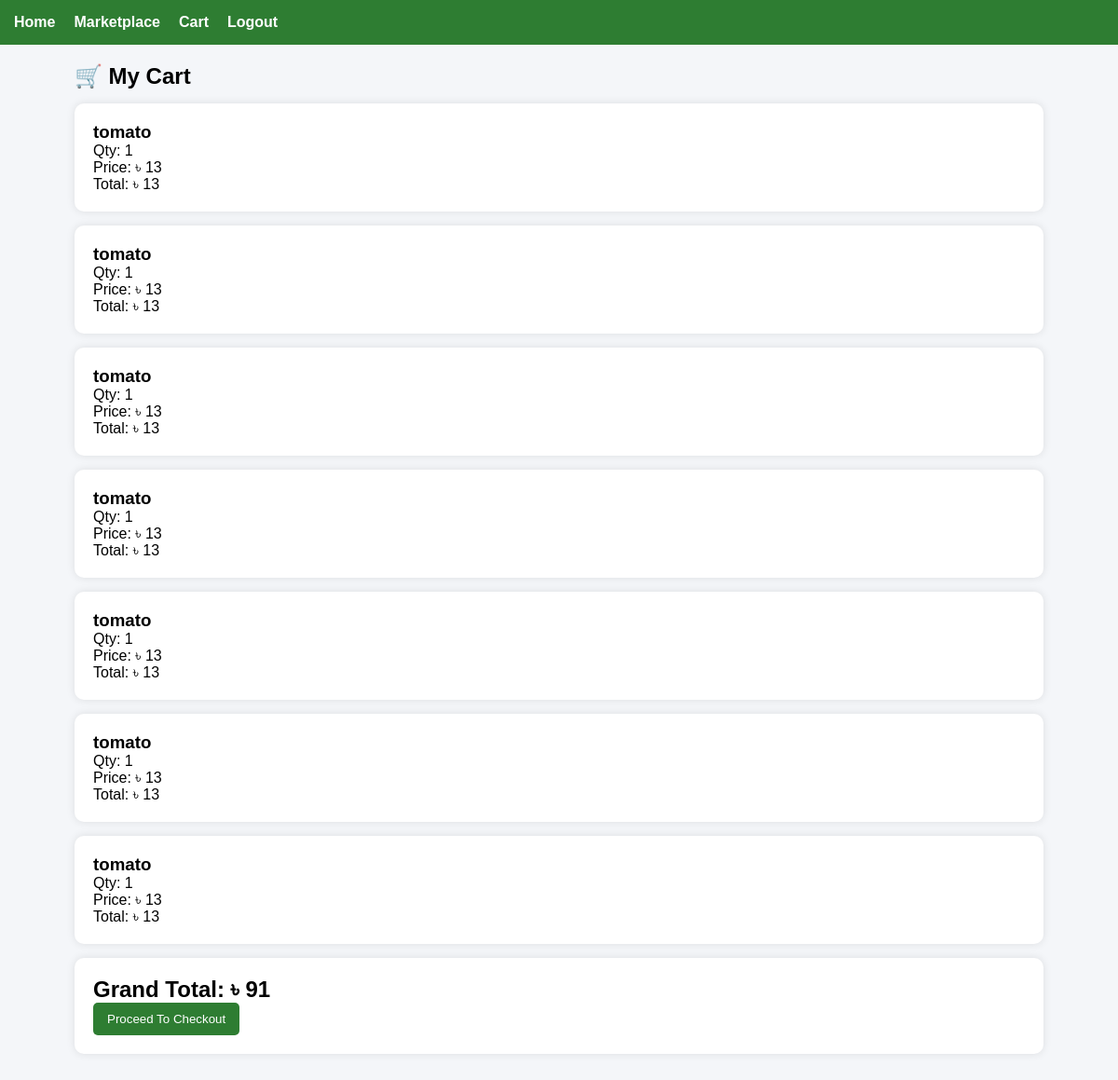
The app's page /cart (signed in) with its own data.
### tables this page shows
CREATE TABLE cart(
        id INTEGER PRIMARY KEY AUTOINCREMENT,
        user_id INTEGER,
        product_id INTEGER,
        qty INTEGER DEFAULT 1
    );

CREATE TABLE products(
        id INTEGER PRIMARY KEY AUTOINCREMENT,
        name TEXT,
        price REAL,
        image TEXT,
        farmer_id INTEGER,
        approved INTEGER DEFAULT 0
    );

### app1.py (the view)
@app.route("/cart")
def cart():
    conn = get_db()
    cur = conn.cursor()
    cur.execute("""
    SELECT cart.id, cart.qty, products.name, products.price
    FROM cart
    JOIN products ON cart.product_id = products.id
    WHERE cart.user_id=?
    """, (session["user_id"],))
    items = cur.fetchall()
    fixed_items = []
    total = 0
    for i in items:
        item = dict(i)
        market_price = get_market_price(i["price"])
        item["market_price"] = market_price
        item["total"] = market_price * i["qty"]
        total += item["total"]
        fixed_items.append(item)
    conn.close()
    return render_template(
        "buyer/cart.html",
        items=fixed_items,
        total=total
    )

### app1.py (called while the page is built)
def get_db():
    conn = sqlite3.connect("database.db")
    conn.row_factory = sqlite3.Row
    return conn

def get_market_price(price):
    return round(float(price) * 1.20)

### templates/buyer/cart.html (shortened to what this page needs)
{% extends "base.html" %}
{% block content %}
<h2>🛒 My Cart</h2>
{% if items %}
{% for i in items %}
<div class="card">
    <h3>{{ i["name"] }}</h3>
    <p>Qty: {{ i["qty"] }}</p>
    <p>
        Price:
        ৳ {{ i["market_price"] }}
    </p>
    <p>
        Total:
        ৳ {{ i["total"] }}
    </p>
</div>
{% endfor %}
<div class="card">
    <h2>
        Grand Total:
        ৳ {{ total }}
    </h2>
    <a href="/checkout">
        <button>
            Proceed To Checkout
        </button>
    </a>
</div>
{% else %}
<div class="card">
    Cart Empty
</div>
{% endif %}
{% endblock %}

### templates/base.html (style rules this page uses)
* { margin:0; padding:0; box-sizing:border-box; font-family:Arial,sans-serif; }
body { background:#f4f6f9; }
.card { background:white; padding:20px; margin:15px 0; border-radius:10px; box-shadow:0 0 10px rgba(0,0,0,.1); }
button { padding:10px 15px; background:#2e7d32; color:white; border:none; border-radius:5px; cursor:pointer; }

### records on screen
cart: name "tomato", qty "1", market_price "13", total "13"
cart: name "tomato", qty "1", market_price "13", total "13"
cart: name "tomato", qty "1", market_price "13", total "13"
cart: name "tomato", qty "1", market_price "13", total "13"
cart: name "tomato", qty "1", market_price "13", total "13"
cart: name "tomato", qty "1", market_price "13", total "13"
cart: name "tomato", qty "1", market_price "13", total "13"

### other values on screen
{{ total }} "91"
